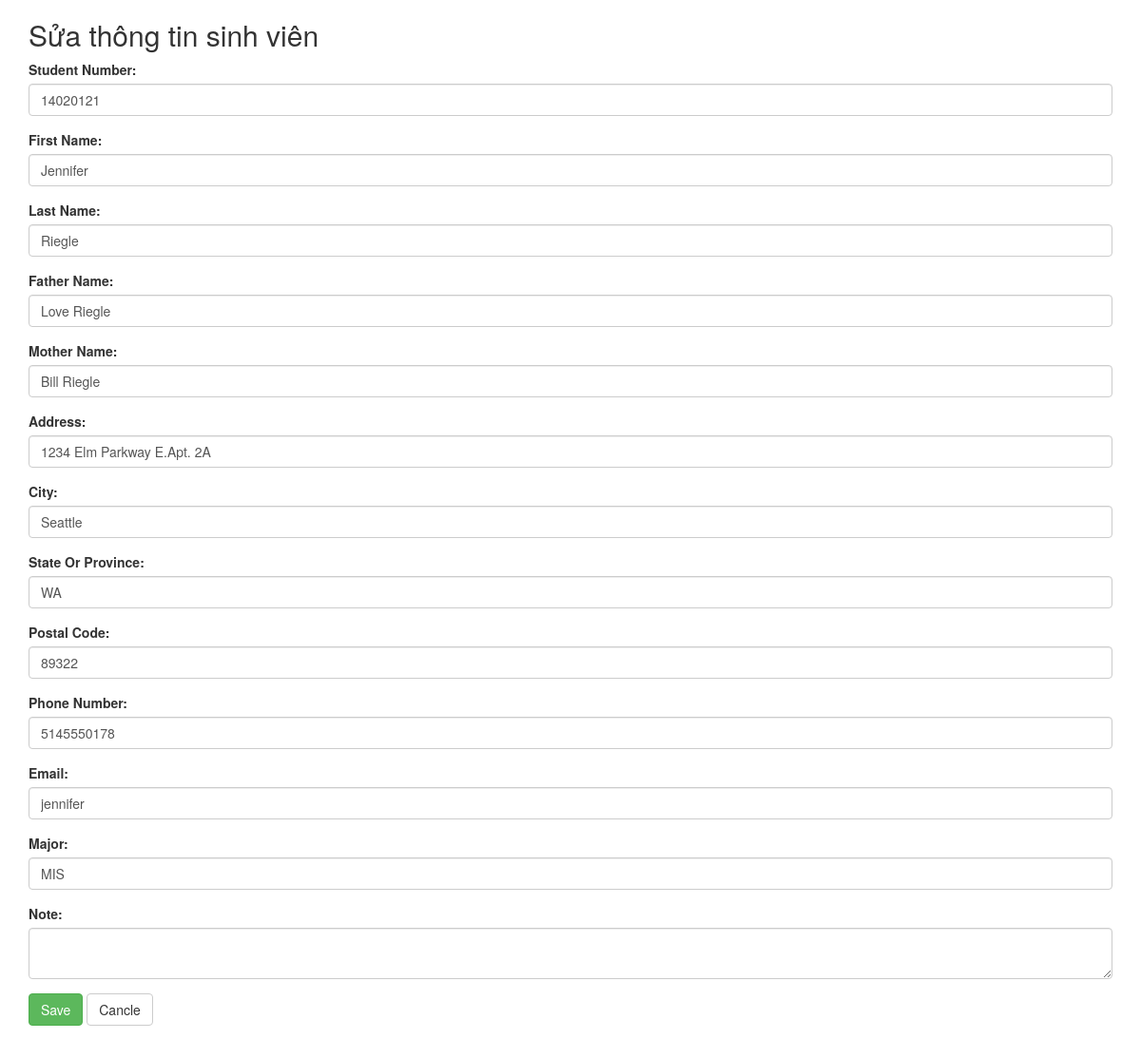
The app's page /controllers/student/edit.php?id=1 with its own data.
### tables this page shows
CREATE TABLE `student` (
  `id` int(11) NOT NULL,
  `firstname` varchar(50) NOT NULL,
  `lastname` varchar(50) NOT NULL,
  `father_name` varchar(50) DEFAULT NULL,
  `mother_name` varchar(50) DEFAULT NULL,
  `address` varchar(255) NOT NULL,
  `city` varchar(50) DEFAULT NULL,
  `state_or_province` varchar(20) NOT NULL,
  `postal_code` varchar(20) DEFAULT NULL,
  `phone_number` varchar(30) NOT NULL,
  `email_name` varchar(50) NOT NULL,
  `major` varchar(50) NOT NULL,
  `student_number` varchar(30) NOT NULL,
  `note` longtext
);

### controllers/student/edit.php (called while the page is built, shortened)
<?php
require_once(dirname(dirname(dirname(__FILE__)))."/models/student.php");
$student_model = new Student();
$student = null;
if($_GET) {
    $id = $_GET['id'];
    $student = $student_model->get_student($id);
}
require "../../views/student/edit.tor.php";

### libraries/connector.php (called while the page is built, shortened)
<?php
class Connector
{
    private static $instance;
    private $conn;
    private $db_server = "localhost";
    private $db_user = "root";
    private $db_pass = "";
    private $db_name = "student";
    public static function getInstance()
    {
        if (null === static::$instance) {
            static::$instance = new Connector();
        }
        return static::$instance;
    }
    protected function __construct()
    {
        try {
            $this->conn = new PDO("mysql:host=$this->db_server;dbname=$this->db_name;charset=utf8", $this->db_user, $this->db_pass);
            $this->conn->setAttribute(PDO::ATTR_ERRMODE, PDO::ERRMODE_EXCEPTION);
        }
        catch(PDOException $e)
        {
            $this->conn = null;
            throw new Exception('Reconfig the password for database or another reason');
        }
    }
    public function getConnection() {
        return $this->conn;
    }
}

### models/student.php (called while the page is built, shortened)
<?php
require_once(dirname(dirname(__FILE__))."/libraries/connector.php");
class Student
{
    private $conn;
    private $table = "student";
    public function __construct(){
        $this->conn = Connector::getInstance()->getConnection();
    }
    public function get_student($id) {
        $stmt = $this->conn->prepare("SELECT * FROM $this->table WHERE id = ?");
        $stmt->execute(array($id));
        return $stmt->fetch();
    }
}

### views/student/edit.tor.php (the view, shortened to what this page needs)
<html>
<head>
    <link rel="stylesheet" type="text/css" href="../../public/css/bootstrap.min.css">
    <link rel="stylesheet" type="text/css" href="../../public/css/main.css">
</head>
<body>
<div class="container">
    <h2>Sửa thông tin sinh viên</h2>
    <form id="form" method="post">
        <div class="form-group">
            <label for="student_number">Student Number:</label>
            <input type="text" class="form-control" id="student_number" name="student_number"
                value="<?php echo $student['student_number'] ?>">
        </div>
        <div class="form-group">
            <label for="firstname">First Name:</label>
            <input type="text" class="form-control" id="firstname" name="firstname"
                   value="<?php echo $student['firstname'] ?>">
        </div>
        <div class="form-group">
            <label for="lastname">Last Name:</label>
            <input type="text" class="form-control" id="lastname" name="lastname"
                   value="<?php echo $student['lastname'] ?>">
        </div>
        <div class="form-group">
            <label for="father_name">Father Name:</label>
            <input type="text" class="form-control" id="father_name" name="father_name"
                   value="<?php echo $student['father_name'] ?>">
        </div>
        <div class="form-group">
            <label for="mother_name">Mother Name:</label>
            <input type="text" class="form-control" id="mother_name" name="mother_name"
                   value="<?php echo $student['mother_name'] ?>">
        </div>
        <div class="form-group">
            <label for="address">Address:</label>
            <input type="text" class="form-control" id="address" name="address"
                   value="<?php echo $student['address'] ?>">
        </div>
        <div class="form-group">
            <label for="city">City:</label>
            <input type="text" class="form-control" id="city" name="city" value="<?php echo $student['city'] ?>">
        </div>
        <div class="form-group">
            <label for="state_or_province">State Or Province:</label>
            <input type="text" class="form-control" id="state_or_province" name="state_or_province"
                   value="<?php echo $student['state_or_province'] ?>">
        </div>
        <div class="form-group">
            <label for="postal_code">Postal Code:</label>
            <input type="text" class="form-control" id="postal_code" name="postal_code"
                   value="<?php echo $student['postal_code'] ?>">
        </div>
        <div class="form-group">
            <label for="phone_number">Phone Number:</label>
            <input type="text" class="form-control" id="phone_number" name="phone_number"
                   value="<?php echo $student['phone_number'] ?>">
        </div>
        <div class="form-group">
            <label for="email_name">Email:</label>
            <input type="text" class="form-control" id="email_name" name="email_name"
                   value="<?php echo $student['email_name'] ?>">
        </div>
        <div class="form-group">
            <label for="major">Major:</label>
            <input type="text" class="form-control" id="major" name="major" value="<?php echo $student['major'] ?>">
        </div>
        <div class="form-group">
            <label for="note">Note:</label>
            <textarea class="form-control" id="note" name="note" value="<?php echo $student['note'] ?>"></textarea>
        </div>
        <button type="submit" class="btn btn-success">Save</button>
        <a href="../../controllers/student/list.php"><button type="button" class="btn btn-default">Cancle</button></a>
    </form>
</div>
</body>
</html>

### records on screen
student: student_number "14020121", firstname "Jennifer", lastname "Riegle", father_name "Love Riegle", mother_name "Bill Riegle", address "1234 Elm Parkway E.Apt. 2A", city "Seattle", state_or_province "WA", postal_code "89322", phone_number "5145550178", email_name "jennifer", major "MIS"
